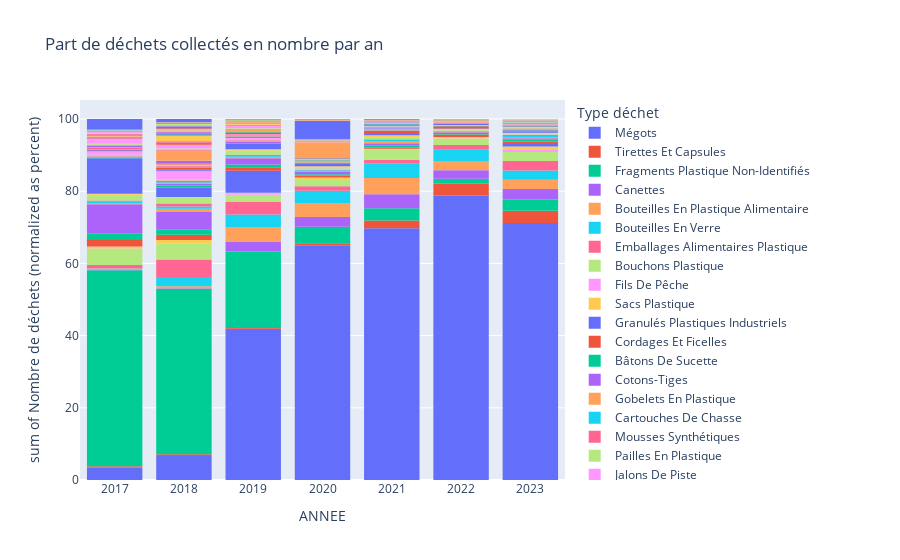

Write notebook code for a chart like this one.
### Code cell
#Graphique à barre empilées du pourcentage de volume collecté par an et type de matériau
fig = px.histogram(df_type_an, x="ANNEE", y="Nombre de déchets", color="Type déchet",
             barnorm = 'percent',
             title = "Part de déchets collectés en nombre par an"
)
fig.update_layout(bargap=0.2)
fig.show()
